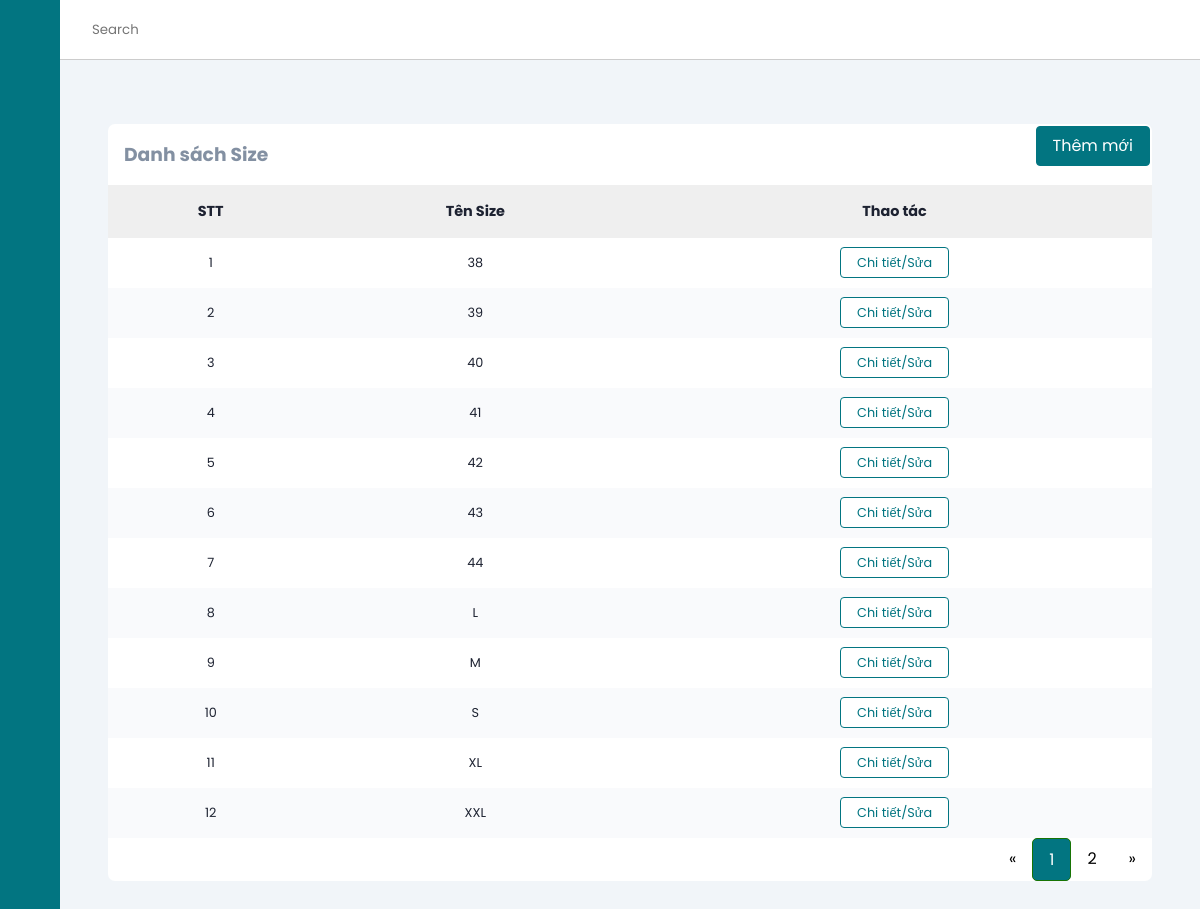
Page /sizeManage?page=1 (signed in) on the committed database.
### tables this page shows
CREATE TABLE `size` (
  `id` int(11) NOT NULL,
  `name` varchar(50) NOT NULL
);

### mvc/core/ControllerBase.php (called while the page is built, shortened)
<?php
class ControllerBase{
    public function view($view, $data=[]){
        require_once "./mvc/views/".$view.".php";
    }
}
?>

### mvc/controllers/sizeManage.php (called while the page is built, shortened)
<?php
class sizeManage extends ControllerBase
{
    public function index($page = 1)
    {
        $size = $this->model("sizeModel");
        $sizeList = ($size->getAllAdmin($page['page']))->fetch_all(MYSQLI_ASSOC);
        $countPaging = $size->getCountPaging(8);
        $this->view("admin/size", [
            "headTitle" => "Quản lý Size",
            "sizeList" => $sizeList,
            'countPaging'=>$countPaging
        ]);
    }
}

### mvc/core/App.php (called while the page is built, shortened)
<?php
class App
{
    protected $action = "Index";
    function __construct()
    {
        $arr = $this->UrlProcess();
        if (file_exists("./mvc/controllers/" . $arr[0] . ".php")) {
            unset($arr[0]);
        }
        $this->controller = new $this->controller;
        $this->params = $arr ? array_values($arr) : [];
        array_push($this->params, $_GET);
        call_user_func_array([$this->controller, $this->action], $this->params);
    }
    function UrlProcess()
    {
        if (isset($_GET["url"])) {
            return explode("/", filter_var(trim($_GET["url"], "/")));
        }
    }
}

### index.php (called while the page is built, shortened)
<?php
$myApp = new App();
?>

### mvc/core/DB.php (called while the page is built, shortened)
<?php
class DB{
    private static $instance = null;
    protected $servername = "localhost";
    protected $username = "root";
    protected $password = "";
    private function __construct(){
        $this->con = mysqli_connect($this->servername, $this->username, $this->password);
    }
    public static function getInstance()
    {
      if(!self::$instance)
      {
        self::$instance = new DB();
      }
      return self::$instance;
    }
}
?>

### mvc/models/sizeModel.php (called while the page is built, shortened)
<?php
class sizeModel
{
    private static $instance = null;
    public static function getInstance()
    {
        if (!self::$instance) {
            self::$instance = new sizeModel();
        }
        return self::$instance;
    }
    public function getAllAdmin()
    {
        $db = DB::getInstance();
        $sql = "SELECT * FROM size ORDER BY name";
        $result = mysqli_query($db->con, $sql);
        return $result;
    }
}

### mvc/views/admin/size.php (the view, shortened to what this page needs)
<?php require APP_ROOT . '/views/admin/inc/head.php'; ?>
<body>
    <?php require APP_ROOT . '/views/admin/inc/sidebar.php'; ?>
    <div class="main-content">
        <header>
            <div class="search-wrapper">
                <input type="search" placeholder="Search">
            </div>
            <div class="social-icons">
                <div></div>
            </div>
        </header>
        <main>
            <section class="recent">
                <div class="activity-grid">
                    <div class="activity-card">
                        <a href="<?= URL_ROOT . '/sizeManage/add' ?>" class="button right">Thêm mới</a>
                        <h3>Danh sách Size</h3>
                        <div class="table-responsive">
                            <table>
                                <thead>
                                    <tr>
                                        <th>STT</th>
                                        <th>Tên Size</th>
                                        <th>Thao tác</th>
                                    </tr>
                                </thead>
                                <tbody>
                                    <?php
                                    $count = 0;
                                    foreach ($data['sizeList'] as $key => $value) {
                                    ?>
                                        <tr>
                                            <td><?= ++$count ?></td>
                                            <td><?= $value['name'] ?></td>
                                            <td>
                                                <a class="button-normal" href="<?= URL_ROOT . '/sizeManage/edit/' . $value['id'] ?>">Chi tiết/Sửa</a>
                                            </td>
                                        </tr>
                                    <?php }
                                    ?>
                                </tbody>
                            </table>
                        </div>
                        <div class="pagination">
                            <a href="<?= URL_ROOT ?>/sizeManage?page=<?= (isset($_GET['page'])) ? (($_GET['page'] <= 1) ? 1 : $_GET['page'] - 1) : 1 ?>">&laquo;</a>
                            <?php
                            for ($i = 1; $i <= $data['countPaging']; $i++) {
                                if (isset($_GET['page'])) {
                                    if ($i == $_GET['page']) { ?>
                                        <a class="active" href="<?= URL_ROOT ?>/sizeManage?page=<?= $i ?>"><?= $i ?></a>
                                    <?php } else { ?>
                                        <a href="<?= URL_ROOT ?>/sizeManage?page=<?= $i ?>"><?= $i ?></a>
                                    <?php  }
                                } ?>
                            <?php }
                            ?>
                            <a href="<?= URL_ROOT ?>/sizeManage?page=<?= (isset($_GET['page'])) ? ($_GET['page'] == $data['countPaging'] ? $_GET['page'] : $_GET['page'] + 1) : 2 ?>">&raquo;</a>
                        </div>
                    </div>
                </div>
            </section>
        </main>
    </div>
</body>
</html>

### public/css/admin.css (style rules this page uses)
:root { --main-color: #027581; --color-dark: #1D2231; --text-grey: #8390A2; }
* { font-family: 'Poppins', sans-serif; margin: 0; padding: 0; text-decoration: none; list-style-type: none; box-sizing: border-box; }
.main-content { position: relative; margin-left: 240px; transition: margin-left 500ms; }
header { position: fixed; left: 240px; top: 0; z-index: 100; width: calc(100% - 240px); background: #fff; height: 60px; padding: 0rem 1rem; display: flex; align-items: center; justify-content: space-between; border-bottom: 1px solid #ccc; transition: left 500ms; }
.search-wrapper { display: flex; align-items: center; }
.search-wrapper input { border: 0; outline: 0; padding: 1rem; height: 38px; }
.social-icons { display: flex; align-items: center; }
.social-icons span, .social-icons div { margin-left: 1.2rem; }
.social-icons div { height: 38px; width: 38px; background-size: cover; background-repeat: no-repeat; background-image: url(img/1.jpg); border-radius: 50%; }
main { margin-top: 60px; background: #f1f5f9; min-height: 90vh; padding: 1rem 3rem; }
.recent { margin-top: 3rem; margin-bottom: 3rem; }
.activity-grid { display: grid; grid-template-columns: 100% 25%; grid-column-gap: 1.5rem; }
.activity-card, .summary-card, .bday-card { background: #fff; border-radius: 7px; }
.activity-card h3 { color: var(--text-grey); margin: 1rem; }
.activity-card table { width: 100%; border-collapse: collapse; }
.activity-card thead { background: #efefef; text-align: left; }
th, td { font-size: .9rem; padding: 1rem 1rem; color: var(--color-dark); text-align: center; }
td { font-size: .8rem; }
tbody tr:nth-child(even) { background: #f9fafc; }
.button { background: var(--main-color); color: #fff; border: 1px solid var(--main-color); border-radius: 4px; padding: .4rem 1rem; margin: 2px 2px; }
.button-normal { background: white; color: var(--main-color); border: 1px solid var(--main-color); border-radius: 4px; padding: .4rem 1rem; margin: 2px 2px; }
.table-responsive { overflow-x: auto; }
@media only screen and (max-width: 1200px) { .main-content { margin-left: 60px; } }
@media only screen and (max-width: 1200px) { .main-content header { left: 60px; width: calc(100% - 60px); } }
.right { float: right; }
input, textarea, select { width: 100%; padding: 12px 20px; margin: 8px 0; display: inline-block; border: 1px solid #ccc; border-radius: 4px; box-sizing: border-box; }
.active { background: rgb(9, 136, 20); color: #fff; border: 1px solid rgb(23, 116, 4); padding: 5px; border-radius: 20px; }
.pagination { float: right; }
.pagination a { color: black; float: left; padding: 8px 16px; text-decoration: none; }
.pagination a.active { background-color: #027581; color: white; border-radius: 5px; }

### rows in the picture
size: name "38"
size: name "39"
size: name "40"
size: name "41"
size: name "42"
size: name "43"
size: name "44"
size: name "L"
size: name "M"
size: name "S"
size: name "XL"
size: name "XXL"
